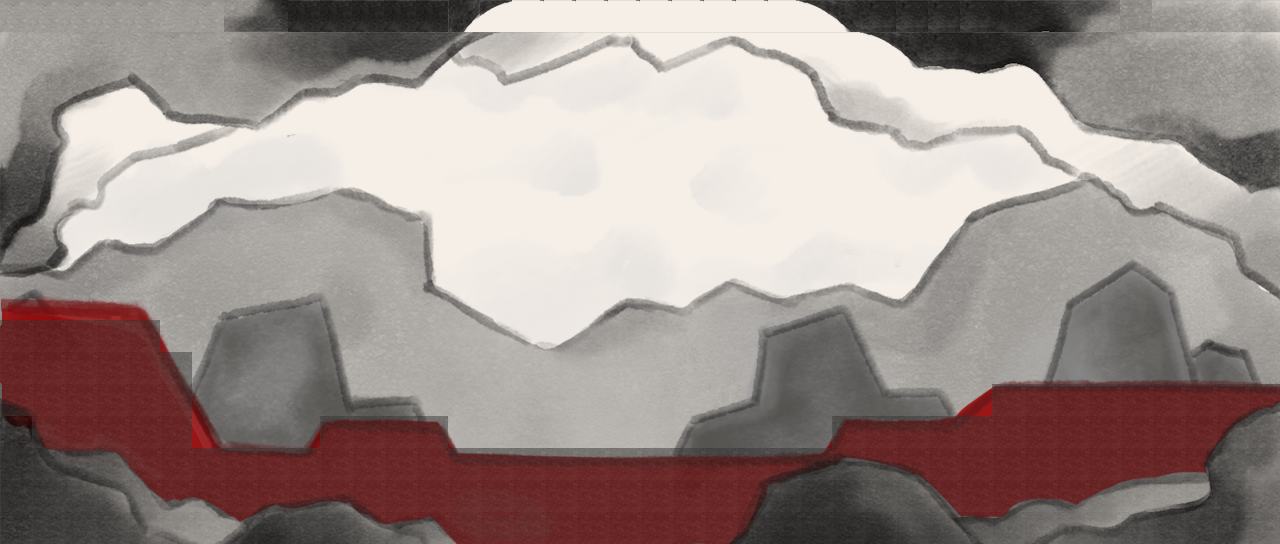

This game map was drawn from its Tiled (.tmx) file and the tilesets committed beside it. A one-line description and the full map source follow:
An orthogonal 40x17 tile map with 32x32 px tiles, 2 tile layers (background, invisible).

<map version="1.9" tiledversion="1.9.2" orientation="orthogonal" renderorder="right-down" width="40" height="17" tilewidth="32" tileheight="32" infinite="0" nextlayerid="11" nextobjectid="1">
 <tileset firstgid="1" name="LD_Hub copie 2" tilewidth="32" tileheight="32" tilecount="640" columns="40">
  <image source="LD_Hub copie 2.png" width="1280" height="534" />
 </tileset>
 <layer id="9" name="background" width="40" height="17">
  <data encoding="csv">
6,6,6,6,6,5,6,3221225506,3221225505,31,31,31,31,31,1610612765,2147483676,27,27,27,27,27,27,27,27,27,28,29,30,30,30,30,31,32,33,34,76,37,38,39,40,
1,2,3,4,5,6,7,8,9,10,11,12,13,14,15,16,17,18,19,20,21,22,23,24,25,26,27,28,29,30,31,32,33,34,35,36,37,38,39,40,
41,42,43,44,45,46,47,48,49,50,51,52,53,54,55,56,57,58,59,60,61,62,63,64,65,66,67,68,69,70,71,72,73,74,75,76,77,78,79,80,
81,82,83,84,85,86,87,88,89,90,91,92,93,94,95,96,97,98,99,100,101,102,103,104,105,106,107,108,109,110,111,112,113,114,115,116,117,118,119,120,
121,122,123,124,125,126,127,128,129,130,131,132,133,134,135,136,137,138,139,140,141,142,143,144,145,146,147,148,149,150,151,152,153,154,155,156,157,158,159,160,
161,162,163,164,165,166,167,168,169,170,171,172,173,174,175,176,177,178,179,180,181,182,183,184,185,186,187,188,189,190,191,192,193,194,195,196,197,198,199,200,
201,202,203,204,205,206,207,208,209,210,211,212,213,214,215,216,217,218,219,220,221,222,223,224,225,226,227,228,229,230,231,232,233,234,235,236,237,238,239,240,
241,242,243,244,245,246,247,248,249,250,251,252,253,254,255,256,257,258,259,260,261,262,263,264,265,266,267,268,269,270,271,272,273,274,275,276,277,278,279,280,
281,282,283,284,285,286,287,288,289,290,291,292,293,294,295,296,297,298,299,300,301,302,303,304,305,306,307,308,309,310,311,312,313,314,315,316,317,318,319,320,
321,322,323,324,325,326,327,328,329,330,331,332,333,334,335,336,337,338,339,340,341,342,343,344,345,346,347,348,349,350,351,352,353,354,355,356,357,358,359,360,
361,362,363,364,365,366,367,368,369,370,371,372,373,374,375,376,377,378,379,380,381,382,383,384,385,386,387,388,389,390,391,392,393,394,395,396,397,398,399,400,
401,402,403,404,405,406,407,408,409,410,411,412,413,414,415,416,417,418,419,420,421,422,423,424,425,426,427,428,429,430,431,432,433,434,435,436,437,438,439,440,
441,442,443,444,445,446,447,448,449,450,451,452,453,454,455,456,457,458,459,460,461,462,463,464,465,466,467,468,469,470,471,472,473,474,475,476,477,478,479,480,
481,482,483,484,485,486,487,488,489,490,491,492,493,494,495,496,497,498,499,500,501,502,503,504,505,506,507,508,509,510,511,512,513,514,515,516,517,518,519,520,
521,522,523,524,525,526,527,528,529,530,531,532,533,534,535,536,537,538,539,540,541,542,543,544,545,546,547,548,549,550,551,552,553,554,555,556,557,558,559,560,
561,562,563,564,565,566,567,568,569,570,571,572,573,574,575,576,577,578,579,580,581,582,583,584,585,586,587,588,589,590,591,592,593,594,595,596,597,598,599,600,
601,602,603,604,605,606,607,608,609,610,611,612,613,614,615,616,617,618,619,620,621,622,623,624,625,626,627,628,629,630,631,632,633,634,635,636,637,638,639,640
</data>
 </layer>
 <layer id="10" name="invisible" width="40" height="17" opacity="0.5">
  <data encoding="csv">
0,0,0,0,0,0,0,0,0,0,0,0,0,0,0,0,0,0,0,0,0,0,0,0,0,0,0,0,0,0,0,0,0,0,0,0,0,0,0,0,
0,0,0,0,0,0,0,0,0,0,0,0,0,0,0,0,0,0,0,0,0,0,0,0,0,0,0,0,0,0,0,0,0,0,0,0,0,0,0,0,
0,0,0,0,0,0,0,0,0,0,0,0,0,0,0,0,0,0,0,0,0,0,0,0,0,0,0,0,0,0,0,0,0,0,0,0,0,0,0,0,
0,0,0,0,0,0,0,0,0,0,0,0,0,0,0,0,0,0,0,0,0,0,0,0,0,0,0,0,0,0,0,0,0,0,0,0,0,0,0,0,
0,0,0,0,0,0,0,0,0,0,0,0,0,0,0,0,0,0,0,0,0,0,0,0,0,0,0,0,0,0,0,0,0,0,0,0,0,0,0,0,
0,0,0,0,0,0,0,0,0,0,0,0,0,0,0,0,0,0,0,0,0,0,0,0,0,0,0,0,0,0,0,0,0,0,0,0,0,0,0,0,
0,0,0,0,0,0,0,0,0,0,0,0,0,0,0,0,0,0,0,0,0,0,0,0,0,0,0,0,0,0,0,0,0,0,0,0,0,0,0,0,
0,0,0,0,0,0,0,0,0,0,0,0,0,0,0,0,0,0,0,0,0,0,0,0,0,0,0,0,0,0,0,0,0,0,0,0,0,0,0,0,
0,0,0,0,0,0,0,0,0,0,0,0,0,0,0,0,0,0,0,0,0,0,0,0,0,0,0,0,0,0,0,0,0,0,0,0,0,0,0,0,
0,0,0,0,0,0,0,0,0,0,0,0,0,0,0,0,0,0,0,0,0,0,0,0,0,0,0,0,0,0,0,0,0,0,0,0,0,0,0,0,
601,601,601,601,601,0,0,0,0,0,0,0,0,0,0,0,0,0,0,0,0,0,0,0,0,0,0,0,0,0,0,0,0,0,0,0,0,0,0,0,
601,601,601,601,601,601,0,0,0,0,0,0,0,0,0,0,0,0,0,0,0,0,0,0,0,0,0,0,0,0,0,0,0,0,0,0,0,0,0,0,
601,601,601,601,601,601,0,0,0,0,0,0,0,0,0,0,0,0,0,0,0,0,0,0,0,0,0,0,0,0,0,601,601,601,601,601,601,601,601,601,
0,601,601,601,601,601,0,0,0,0,601,601,601,601,0,0,0,0,0,0,0,0,0,0,0,0,601,601,601,601,601,601,601,601,601,601,601,601,601,601,
601,601,601,601,601,601,601,601,601,601,601,601,601,601,601,601,601,601,601,601,601,601,601,601,601,601,601,601,601,601,601,601,601,601,601,601,601,601,601,601,
601,601,601,601,601,601,601,601,601,601,601,601,601,601,601,601,601,601,601,601,601,601,601,601,601,601,601,601,601,601,601,601,601,601,601,601,601,601,601,601,
601,601,601,601,601,601,601,601,601,601,601,601,601,601,601,601,601,601,601,601,601,601,601,601,601,601,601,601,601,601,601,601,601,601,601,601,601,601,601,601
</data>
 </layer>
</map>